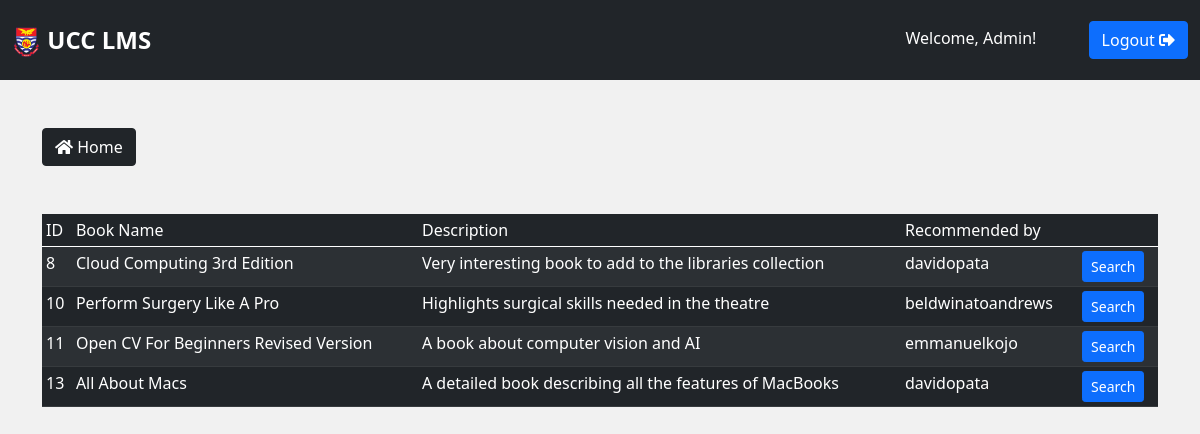
The app's page /recommendations/ (signed in) with its own data.
### ucclms/models.py (models this page shows, shortened)
class Recommendation(models.Model):
    book_name = models.CharField(max_length = 255, blank=False, null=False)
    description = models.TextField(max_length = 255, blank=True, null=True)
    user = models.ForeignKey(User, blank=False, null=False, on_delete=models.CASCADE)

### ucclms/decorators.py (the view)
        def wrapper_func(request, *args, **kwargs):
            group = None
            if request.user.groups.exists():
                group = request.user.groups.all()[0].name
            if group in allowed_roles:
                return view_func(request, *args, **kwargs)
            else:
                return HttpResponse('Not authorised to access this page Try <ul><li><a href="/">Home</a></li><li><a href="/login">Login</a></li><li><a href="/admin-dashboard">Admin dashboard</a></li><li><a href="/student-dashboard">Student/Faculty dashboard</a></li></ul>')

### ucclms/views.py (called while the page is built)
@allowed_users(allowed_roles=['admin'])
@login_required(login_url='login')
def recommendations(request):
    recommendations = Recommendation.objects.all()
    context = {'recommendations': recommendations}
    return render(request, 'ucclms/recommendations.html', context)

### ucclms/templates/ucclms/recommendations.html (shortened to what this page needs)
{% extends 'base.html' %}
{% block content %}
<div class="container users mt-5">
    <a href="{% url 'admin-dashboard' %}" class="btn btn-dark mb-5"><i class="fas fa-home"></i> Home</a>
    <table class="table table-striped align-left table-dark table-responsive-sm table-sm">
        <thead>
            <tr>
                <td>ID</td>
                <td>Book Name</td>
                <td>Description</td>
                <td>Recommended by</td>
                <td></td>
            </tr>
        </thead>
        <tbody>
            {% for i in recommendations %}
            <tr>
                <td>{{i.id}}</td>
                <td>{{i.book_name}}</td>
                <td>{{i.description}}</td>
                <td>{{i.user}}</td>
                <td>
                    <a href="https://www.google.com/search?q={{i.book_name}} book" class="btn btn-primary btn-sm" target='_blank'>Search</a>
                </td>
            </tr>
            {% endfor %}
        </tbody>
    </table>
</div>
{% endblock %}

### templates/base.html (shortened to what this page needs)
<!DOCTYPE html>
{% load static %}
<html lang="en">
<head>
    <link rel="stylesheet" type="text/css" href="{% static '/css/all.min.css' %}">
    <link rel="stylesheet" type="text/css" href="{% static '/css/sign-up.css' %}">
    <link rel="stylesheet" type="text/css" href="{% static '/css/bootstrap.css' %}">
    <link rel="stylesheet" type="text/css" href="{% static '/css/main.css' %}">
    <link rel="stylesheet" type="text/css" href="{% static '/css/dashstyle.css' %}">
</head>
<body>
    <nav class="navbar navbar-dark bg-dark py-3">
        <div class="container-fluid">
            <div class="logo"><a href="/"><img src="{% static '/img/ucc_web_logo.png' %}" alt="logo.png" height='30px'> UCC LMS</a></div>
            <div class="right">
                <span id="hello-msg" class="mx-5" style="text-transform: capitalize; color: white;">Welcome, {{request.user}}!</span>
                <a href="{% url 'logout' %}" class="btn btn-primary">
                    Logout <i class="fas fa-sign-out-alt"></i>
                </a>
            </div>
        </div>
    </nav>
    {% block content %}
    {% endblock %}
</body>
</html>

### static/css/main.css (style rules this page uses)
* { margin: 0; padding: 0; box-sizing: border-box; }
body { background-color: rgb(241, 241, 241); }
a { text-decoration: none; }
nav.navbar { height: 10vh; }
nav.navbar a { color: #fff; }
nav .logo { font-weight: bold; font-size: 1.5rem; }

### records on screen
Recommendation: id "8", book_name "Cloud Computing 3rd Edition", description "Very interesting book to add to the libraries collection", user "davidopata"
Recommendation: id "10", book_name "Perform Surgery Like A Pro", description "Highlights surgical skills needed in the theatre", user "beldwinatoandrews"
Recommendation: id "11", book_name "Open CV For Beginners Revised Version", description "A book about computer vision and AI", user "emmanuelkojo"
Recommendation: id "13", book_name "All About Macs", description "A detailed book describing all the features of MacBooks", user "davidopata"

### other values on screen
{{ request.user }} "Admin"
